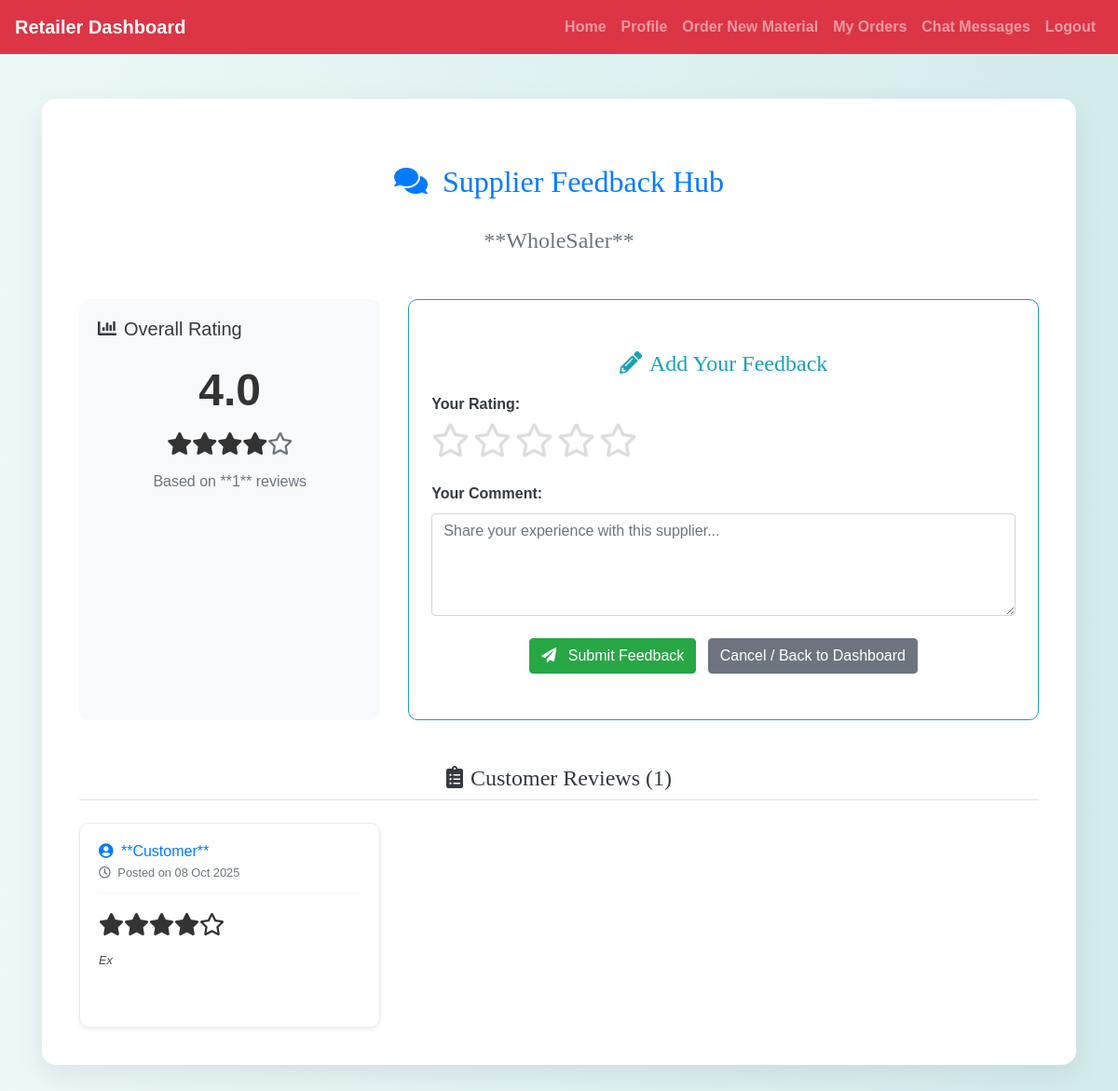
/retailer/feedback.php?supplier_id=2&material_id=1 (signed in), run on the app's committed database.
### tables this page shows
CREATE TABLE `users` (
  `id` int(11) NOT NULL,
  `name` varchar(100) NOT NULL,
  `email` varchar(100) NOT NULL,
  `password` varchar(255) NOT NULL,
  `role` enum('wholesaler','retailer','customer') NOT NULL,
  `status` enum('approved','pending','rejected') DEFAULT 'approved',
  `phone` varchar(20) DEFAULT NULL,
  `address` text DEFAULT NULL,
  `created_at` timestamp NOT NULL DEFAULT current_timestamp()
);

CREATE TABLE `reviews` (
  `review_id` int(11) NOT NULL,
  `supplier_id` int(11) NOT NULL,
  `id` int(11) NOT NULL,
  `rating` int(11) DEFAULT NULL CHECK (`rating` >= 1 and `rating` <= 5),
  `comment` text DEFAULT NULL,
  `created_at` timestamp NOT NULL DEFAULT current_timestamp()
);

### retailer/feedback.php (the view, shortened to what this page needs)
<?php
include('config.php');
$supplier_id = isset($_GET['supplier_id']) ? intval($_GET['supplier_id']) : 0;
$supplier_sql = $conn->prepare("SELECT name FROM users WHERE id = ?");
$supplier_sql->bind_param("i", $supplier_id);
$supplier_sql->execute();
$supplier_result = $supplier_sql->get_result();
$supplier = $supplier_result->fetch_assoc();
$supplier_display_name = htmlspecialchars($supplier['company_name'] ?? $supplier['name']);
$review_sql = $conn->prepare("
    SELECT r.*, u.name AS reviewer_name
    FROM reviews r
    JOIN users u ON r.id = u.id
    WHERE r.supplier_id = ?
    ORDER BY r.created_at DESC
");
$review_sql->bind_param("i", $supplier_id);
$review_sql->execute();
$reviews = $review_sql->get_result();
$avg_rating_sql = $conn->prepare("SELECT AVG(rating) as avg_rating, COUNT(*) as total_reviews FROM reviews WHERE supplier_id = ?");
$avg_rating_sql->bind_param("i", $supplier_id);
$avg_rating_sql->execute();
$avg_result = $avg_rating_sql->get_result();
$avg_data = $avg_result->fetch_assoc();
$avg_rating = number_format($avg_data['avg_rating'] ?? 0, 1);
$total_reviews = $avg_data['total_reviews'];
?>
<!DOCTYPE html>
<html lang="en">
<head>
    <link rel="stylesheet" href="https://maxcdn.bootstrapcdn.com/bootstrap/4.5.2/css/bootstrap.min.css">
    <link rel="stylesheet" href="https://cdnjs.cloudflare.com/ajax/libs/font-awesome/5.15.4/css/all.min.css">
    <link rel="stylesheet" href="../css/style.css">
</head>
<body>
<?php include('navbar.php'); ?>
<div class="container mt-5 mb-5">
    <div class="feedback-container">
        <div class="text-center mb-5">
            <h2 class="mb-1 text-primary"><i class="fas fa-comments mr-2"></i> Supplier Feedback Hub</h2>
            <h4 class="text-secondary">**<?php echo $supplier_display_name; ?>**</h4>
        </div>
        <div class="row">
            <div class="col-lg-4">
                <div class="summary-block h-100">
                    <h5 class="mb-3 text-dark"><i class="fas fa-chart-bar mr-2"></i>Overall Rating</h5>
                    <div class="text-center">
                        <div class="avg-display"><?php echo $avg_rating; ?></div>
                        <div class="review-rating mb-2">
                            <?php for ($i = 1; $i <= 5; $i++) {
                                echo $i <= $avg_rating ? '<i class="fas fa-star"></i>' : '<i class="far fa-star text-muted"></i>';
                            } ?>
                        </div>
                        <p class="text-muted mb-0">Based on **<?php echo $total_reviews; ?>** reviews</p>
                    </div>
                </div>
            </div>
            <div class="col-lg-8">
                <div class="review-box p-4 border border-info">
                    <h4 class="mb-3 text-info"><i class="fas fa-pencil-alt mr-2"></i>Add Your Feedback</h4>
                    <form method="POST">
                        <div class="form-group mb-4">
                            <label class="text-dark"><strong>Your Rating:</strong></label><br>
                            <div id="star-container" class="star-widget">
                                <?php for ($i = 1; $i <= 5; $i++) { ?>
                                    <i class="far fa-star star-icon" data-value="<?php echo $i; ?>"></i>
                                <?php } ?>
                            </div>
                        </div>
                        <div class="form-group">
                            <label class="text-dark"><strong>Your Comment:</strong></label>
                            <textarea name="comment" class="form-control" rows="4" required placeholder="Share your experience with this supplier..."></textarea>
                        </div>
                        <div class="text-center mt-4">
                            <button type="submit" class="btn btn-success"><i class="fas fa-paper-plane mr-2"></i> Submit Feedback</button>
                            <a href="dashboard.php" class="btn btn-secondary ml-2">Cancel / Back to Dashboard</a>
                        </div>
                    </form>
                </div>
            </div>
        </div>
        <h4 class="mt-5 mb-4 border-bottom pb-2 text-dark"><i class="fas fa-clipboard-list mr-2"></i>Customer Reviews (<?php echo $total_reviews; ?>)</h4>
        <div class="row">
            <?php if ($reviews->num_rows > 0) { ?>
                <?php while ($row = $reviews->fetch_assoc()) { ?>
                    <div class="col-md-6 col-lg-4">
                        <div class="review-box shadow-sm">
                            <div class="reviewer-header">
                                <h6 class="mb-0 text-primary"><i class="fas fa-user-circle mr-1"></i> **<?php echo htmlspecialchars($row['reviewer_name']); ?>**</h6>
                                <small class="text-muted"><i class="far fa-clock mr-1"></i> Posted on <?php echo date('d M Y', strtotime($row['created_at'])); ?></small>
                            </div>
                            <div class="review-rating mb-2">
                                <?php for ($i = 1; $i <= 5; $i++) {
                                    echo $i <= $row['rating'] ? '<i class="fas fa-star"></i>' : '<i class="far fa-star"></i>';
                                } ?>
                            </div>
                            <p class="review-comment small"><?php echo nl2br(htmlspecialchars($row['comment'])); ?></p>
                        </div>
                    </div>
                <?php } ?>
            <?php } ?>
        </div>
    </div>
</div>
</body>
</html>

### css/style.css (style rules this page uses)
body { background: linear-gradient(90deg, rgba(233, 246, 246, 0.831), rgba(207, 233, 233, 0.9)); font-family: 'Arial', sans-serif; color: #333; line-height: 1.6; }
h1, h2, h3, h4 { text-align: center; margin-top: 30px; margin-bottom: 30px; font-family: 'Georgia', serif; }
.container { margin-bottom: 40px; }
a { color: #006666; text-decoration: none; font-weight: bold; }

### retailer/feedback.php (style rules this page uses)
.feedback-container { background: white; border-radius: 15px; box-shadow: 0 10px 30px rgba(0, 0, 0, 0.08); padding: 40px; }
.star-widget .star-icon { font-size: 36px; color: #ddd; cursor: pointer; transition: color 0.2s; }
.review-box { background: #fff; border: 1px solid #e9ecef; border-radius: 10px; padding: 20px; margin-bottom: 25px; transition: transform 0.2s, box-shadow 0.2s; height: 100%; display: flex; flex-direction: column; }
.reviewer-header { border-bottom: 1px solid #f8f9fa; padding-bottom: 10px; margin-bottom: 15px; }
.review-rating { font-size: 1.5rem; color: var(--star-color); }
.review-comment { flex-grow: 1; font-style: italic; color: #495057; }
.summary-block { background-color: #f8f9fa; border-left: 5px solid var(--primary-color); padding: 20px; border-radius: 10px; margin-bottom: 30px; }
.avg-display { font-size: 3rem; font-weight: 700; color: var(--primary-color); }

### data on the page
users: name "WholeSaler"
reviews: id.name "Customer", created_at "08 Oct 2025", rating 4 (drawn), comment "Ex"

### other printed values
$avg_rating "4.0"
$total_reviews "1"
